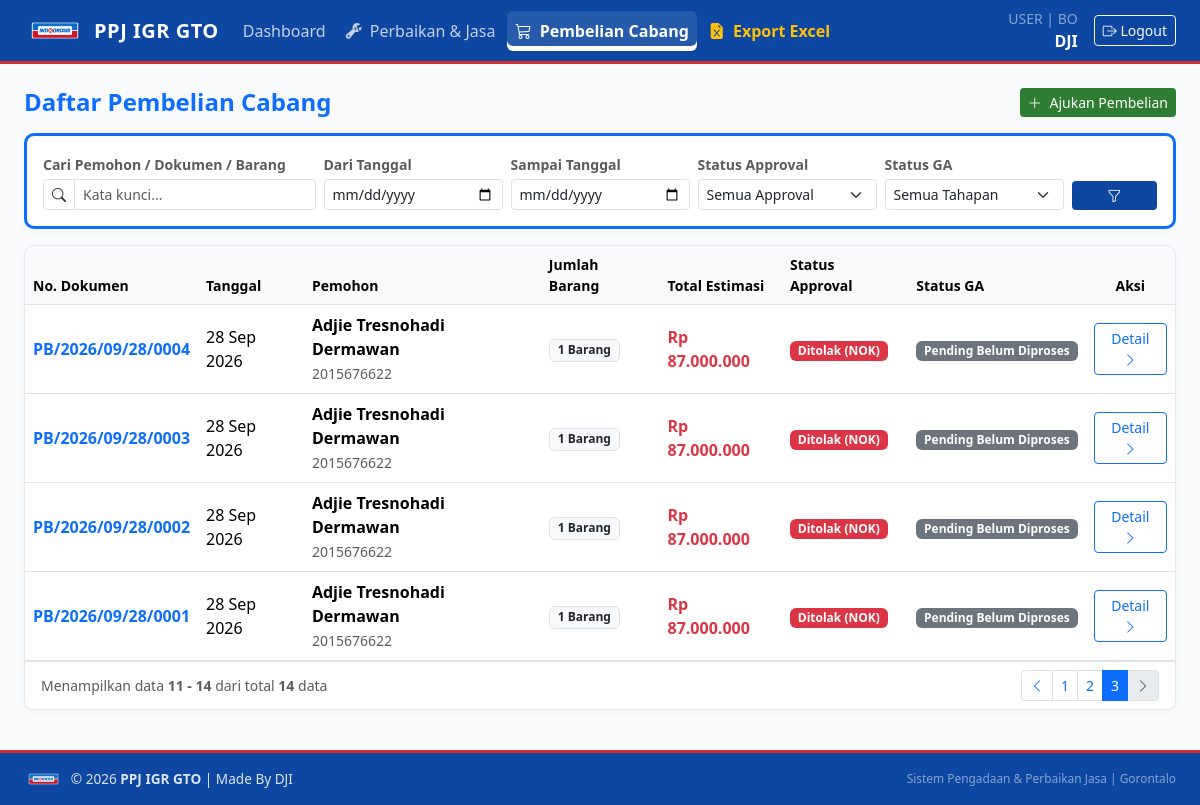
Screenshot of /pembelian/?page=3&q=&status=&tahapan=&tgl_mulai=&tgl_selesai= (signed in) with the database file from the repository.
### core/models.py (models this page shows, shortened)
class UserProfile(models.Model):
    ROLE_CHOICES = [
        ('USER', 'User Divisi'),
        ('GA', 'General Affair (GA)'),
        ('SAM', 'SAM'),
        ('SM', 'Store Manager (SM)'),
        ('TEKNISI', 'Teknisi'),
    ]
    DIVISI_CHOICES = [
        ('SM', 'SM'),
        ('BO', 'BO'),
        ('MS', 'MS'),
        ('FOOD', 'FOOD'),
        ('NON FOOD', 'NON FOOD'),
        ('PERISH', 'PERISH'),
        ('LOG 1', 'LOG 1'),
        ('LOG 2', 'LOG 2'),
        ('GA', 'GA'),
        ('TEKNISI', 'TEKNISI'),
    ]
    user = models.OneToOneField(User, on_delete=models.CASCADE, related_name='profile')
    nik = models.CharField(max_length=30, blank=True)
    nomor_hp = models.CharField(max_length=20, blank=True, null=True, verbose_name="Nomor HP/WhatsApp")
    role = models.CharField(max_length=20, choices=ROLE_CHOICES, default='USER')
    divisi = models.CharField(max_length=20, choices=DIVISI_CHOICES, default='BO')

class PembelianCabang(models.Model):
    STATUS_APPROVAL_CHOICES = [
        ('WAITING_SAM', 'Menunggu Approval SAM'),
        ('WAITING_SM', 'Menunggu Approval SM'),
        ('APPROVED_TO_GA', 'Disetujui (Diteruskan ke GA)'),
        ('REJECTED_SAM', 'Ditolak SAM (NOK)'),
        ('REJECTED_SM', 'Ditolak SM (NOK)'),
    ]
    TAHAPAN_GA_CHOICES = [
        ('PENDING', 'Pending Belum Diproses'),
        ('SEARCH', 'Dicari Toko / Vendor'),
        ('BOUGHT', 'Dibeli'),
        ('SHIPPED', 'Dikirim'),
        ('ARRIVED', 'Tiba'),
        ('HANDOVER', 'Handover (Selesai/Diserahkan)'),
    ]
    no_dokumen = models.CharField(max_length=50, unique=True, blank=True, null=True)
    user = models.ForeignKey(User, on_delete=models.CASCADE, related_name='pembelian_requests')
    nik = models.CharField(max_length=50)
    nama = models.CharField(max_length=150)
    tanggal = models.DateField(auto_now_add=True)
    keterangan_sam = models.TextField(blank=True, null=True)
    is_approved_sam = models.BooleanField(null=True, blank=True)
    keterangan_sm = models.TextField(blank=True, null=True)
    is_approved_sm = models.BooleanField(null=True, blank=True)
    status_approval = models.CharField(
        max_length=30, choices=STATUS_APPROVAL_CHOICES, default='WAITING_SAM'
    )
    tahapan_ga = models.CharField(
        max_length=20, choices=TAHAPAN_GA_CHOICES, default='PENDING'
    )
    nomor_invoice = models.CharField(max_length=100, blank=True, null=True)
    upload_invoice = models.FileField(upload_to='pembelian/invoice/', blank=True, null=True)
    created_at = models.DateTimeField(auto_now_add=True)
    updated_at = models.DateTimeField(auto_now=True)
    @property
    def total_estimasi(self):
        return sum(item.estimasi_harga for item in self.items.all() if item.estimasi_harga)
    @property
    def total_item(self):
        return self.items.count()

class ItemPembelianCabang(models.Model):
    pembelian = models.ForeignKey(PembelianCabang, on_delete=models.CASCADE, related_name='items')
    nama_barang = models.CharField(max_length=255)
    deskripsi_fungsi_peruntukan = models.TextField()
    estimasi_harga = models.DecimalField(max_digits=12, decimal_places=2, default=0)
    referensi = models.CharField(max_length=255, blank=True, help_text="Link atau info toko")
    upload_foto = models.ImageField(upload_to='pembelian/referensi/', blank=True, null=True)

### core/views.py (the view, shortened to what this page needs)
# urls.py: path('pembelian/', views.pembelian_list, name='pembelian_list'),
@login_required
def pembelian_list(request):
    profile, _ = UserProfile.objects.get_or_create(user=request.user)
    if profile.role in ['USER', 'TEKNISI'] and not request.user.is_superuser:
        qs = PembelianCabang.objects.filter(user=request.user)
    else:
        qs = PembelianCabang.objects.all()
    search_query = request.GET.get('q', '').strip()
    status_filter = request.GET.get('status', '').strip()
    tahapan_filter = request.GET.get('tahapan', '').strip()
    tgl_mulai = request.GET.get('tgl_mulai', '').strip()
    tgl_selesai = request.GET.get('tgl_selesai', '').strip()
    if status_filter:
        qs = qs.filter(status_approval=status_filter)
    if tahapan_filter:
        qs = qs.filter(tahapan_ga=tahapan_filter)
    if tgl_mulai:
        qs = qs.filter(tanggal__gte=tgl_mulai)
    if tgl_selesai:
        qs = qs.filter(tanggal__lte=tgl_selesai)
    qs = qs.order_by('-created_at')
    paginator = Paginator(qs, 5)
    page_number = request.GET.get('page')
    page_obj = paginator.get_page(page_number)
    return render(request, 'core/pembelian_list.html', {
        'items': page_obj,
        'profile': profile,
        'search_query': search_query,
        'status_filter': status_filter,
        'tahapan_filter': tahapan_filter,
        'tgl_mulai': tgl_mulai,
        'tgl_selesai': tgl_selesai,
        'status_choices': PembelianCabang.STATUS_APPROVAL_CHOICES,
        'tahapan_choices': PembelianCabang.TAHAPAN_GA_CHOICES,
    })

### core/templates/core/pembelian_list.html (shortened to what this page needs)
{% extends 'core/base.html' %}
{% load accounting_tags %}
{% block content %}
<div class="d-flex justify-content-between align-items-center mb-3">
    <h4 class="fw-bold mb-0 text-primary">Daftar Pembelian Cabang</h4>
    <a href="{% url 'core:pembelian_create' %}" class="btn btn-sm btn-app-green">
        <i class="bi bi-plus-lg me-1"></i> Ajukan Pembelian
    </a>
</div>
<div class="card card-custom p-3 mb-3 border-start border-3 border-primary">
    <form method="get" class="row g-2 align-items-end">
        <div class="col-12 col-md-3">
            <label class="form-label small fw-semibold text-muted mb-1">Cari Pemohon / Dokumen / Barang</label>
            <div class="input-group input-group-sm">
                <span class="input-group-text bg-white"><i class="bi bi-search"></i></span>
                <input type="text" name="q" value="{{ search_query }}" class="form-control" placeholder="Kata kunci...">
            </div>
        </div>
        <div class="col-6 col-md-2">
            <label class="form-label small fw-semibold text-muted mb-1">Dari Tanggal</label>
            <input type="date" name="tgl_mulai" value="{{ tgl_mulai }}" class="form-control form-control-sm">
        </div>
        <div class="col-6 col-md-2">
            <label class="form-label small fw-semibold text-muted mb-1">Sampai Tanggal</label>
            <input type="date" name="tgl_selesai" value="{{ tgl_selesai }}" class="form-control form-control-sm">
        </div>
        <div class="col-6 col-md-2">
            <label class="form-label small fw-semibold text-muted mb-1">Status Approval</label>
            <select name="status" class="form-select form-select-sm">
                <option value="">Semua Approval</option>
            </select>
        </div>
        <div class="col-6 col-md-2">
            <label class="form-label small fw-semibold text-muted mb-1">Status GA</label>
            <select name="tahapan" class="form-select form-select-sm">
                <option value="">Semua Tahapan</option>
            </select>
        </div>
        <div class="col-12 col-md-1 d-flex gap-1">
            <button type="submit" class="btn btn-sm btn-app-blue w-100" title="Terapkan Filter">
                <i class="bi bi-funnel"></i>
            </button>
        </div>
    </form>
</div>
<div class="card card-custom p-0 overflow-hidden mb-3">
    <div class="table-responsive">
        <table class="table table-hover align-middle mb-0">
            <thead class="table-light border-bottom">
                <tr class="small text-muted">
                    <th>No. Dokumen</th>
                    <th>Tanggal</th>
                    <th>Pemohon</th>
                    <th>Jumlah Barang</th>
                    <th>Total Estimasi</th>
                    <th>Status Approval</th>
                    <th>Status GA</th>
                    <th class="text-center">Aksi</th>
                </tr>
            </thead>
            <tbody>
                {% for item in items %}
                <tr>
                    <td class="fw-bold text-primary">{{ item.no_dokumen|default:item.id }}</td>
                    <td>{{ item.tanggal|date:"d M Y" }}</td>
                    <td>
                        <div class="fw-semibold">{{ item.nama }}</div>
                        <small class="text-muted">{{ item.nik }}</small>
                    </td>
                    <td>
                        <span class="badge bg-light text-dark border">{{ item.total_item }} Barang</span>
                    </td>
                    <td><strong class="text-danger">{{ item.total_estimasi|rupiah }}</strong></td>
                    <td>
                        {% if item.status_approval == 'WAITING_SAM' %}
                            <span class="badge bg-warning text-dark">Review SAM</span>
                        {% elif item.status_approval == 'WAITING_SM' %}
                            <span class="badge bg-info text-dark">Review SM</span>
                        {% elif item.status_approval == 'APPROVED_TO_GA' %}
                            <span class="badge bg-success">Disetujui</span>
                        {% else %}
                            <span class="badge bg-danger">Ditolak (NOK)</span>
                        {% endif %}
                    </td>
                    <td>
                        <span class="badge {% if item.tahapan_ga == 'HANDOVER' %}bg-success{% elif item.tahapan_ga == 'PENDING' %}bg-secondary{% else %}bg-primary{% endif %}">
                            {{ item.get_tahapan_ga_display }}
                        </span>
                    </td>
                    <td class="text-center">
                        <a href="{% url 'core:pembelian_detail' item.no_dokumen|default:item.id %}" class="btn btn-sm btn-outline-primary">
                            Detail <i class="bi bi-chevron-right"></i>
                        </a>
                    </td>
                </tr>
                {% empty %}
                <tr>
                    <td colspan="8" class="text-center py-4 text-muted">Belum ada pengajuan pembelian cabang yang sesuai filter.</td>
                </tr>
                {% endfor %}
            </tbody>
        </table>
    </div>
    {% if items.has_other_pages %}
    <div class="card-footer bg-white border-top py-2 d-flex flex-column flex-md-row justify-content-between align-items-center gap-2">
        <small class="text-muted">
            Menampilkan data <strong>{{ items.start_index }} - {{ items.end_index }}</strong> dari total <strong>{{ items.paginator.count }}</strong> data
        </small>
        <nav aria-label="Navigasi Halaman">
            <ul class="pagination pagination-sm mb-0">
                {% if items.has_previous %}
                    <li class="page-item">
                        <a class="page-link" href="?page={{ items.previous_page_number }}&q={{ search_query }}&status={{ status_filter }}&tahapan={{ tahapan_filter }}&tgl_mulai={{ tgl_mulai }}&tgl_selesai={{ tgl_selesai }}">
                            <i class="bi bi-chevron-left"></i>
                        </a>
                    </li>
                {% else %}
                    <li class="page-item disabled"><span class="page-link"><i class="bi bi-chevron-left"></i></span></li>
                {% endif %}
                {% for num in items.paginator.page_range %}
                    {% if items.number == num %}
                        <li class="page-item active"><span class="page-link">{{ num }}</span></li>
                    {% elif num > items.number|add:'-3' and num < items.number|add:'3' %}
                        <li class="page-item">
                            <a class="page-link" href="?page={{ num }}&q={{ search_query }}&status={{ status_filter }}&tahapan={{ tahapan_filter }}&tgl_mulai={{ tgl_mulai }}&tgl_selesai={{ tgl_selesai }}">{{ num }}</a>
                        </li>
                    {% endif %}
                {% endfor %}
                {% if items.has_next %}
                    <li class="page-item">
                        <a class="page-link" href="?page={{ items.next_page_number }}&q={{ search_query }}&status={{ status_filter }}&tahapan={{ tahapan_filter }}&tgl_mulai={{ tgl_mulai }}&tgl_selesai={{ tgl_selesai }}">
                            <i class="bi bi-chevron-right"></i>
                        </a>
                    </li>
                {% else %}
                    <li class="page-item disabled"><span class="page-link"><i class="bi bi-chevron-right"></i></span></li>
                {% endif %}
            </ul>
        </nav>
    </div>
    {% endif %}
</div>
{% endblock %}

### core/templates/core/base.html (shortened to what this page needs)
{% load static %}
<!DOCTYPE html>
<html lang="id">
<head>
    <link href="https://cdn.jsdelivr.net/npm/bootstrap@5.3.3/dist/css/bootstrap.min.css" rel="stylesheet">
    <link rel="stylesheet" href="https://cdn.jsdelivr.net/npm/bootstrap-icons@1.11.3/font/bootstrap-icons.min.css">
</head>
<body>
    <nav class="navbar navbar-expand-lg navbar-dark navbar-custom sticky-top">
        <div class="container-fluid px-3 px-lg-4">
            <a class="navbar-brand d-flex align-items-center" href="{% url 'core:dashboard' %}">
                <img src="{% static 'img/logo.png' %}" alt="Logo" class="me-2" style="height: 32px; width: auto; object-fit: contain;">
                <span>PPJ IGR GTO</span>
            </a>
            {% if request.user.is_authenticated %}
            <div class="collapse navbar-collapse" id="navMenu">
                <ul class="navbar-nav me-auto mb-2 mb-lg-0 gap-lg-1">
                    <li class="nav-item">
                        <a class="nav-link {% if request.resolver_match.url_name == 'dashboard' %}active{% endif %}"
                           href="{% url 'core:dashboard' %}">
                             Dashboard
                        </a>
                    </li>
                    <li class="nav-item">
                        <a class="nav-link {% if 'perbaikan' in request.resolver_match.url_name %}active{% endif %}"
                           href="{% url 'core:perbaikan_list' %}">
                            <i class="bi bi-wrench-adjustable me-1"></i> Perbaikan & Jasa
                        </a>
                    </li>
                    <li class="nav-item">
                        <a class="nav-link {% if 'pembelian' in request.resolver_match.url_name %}active{% endif %}"
                           href="{% url 'core:pembelian_list' %}">
                            <i class="bi bi-cart3 me-1"></i> Pembelian Cabang
                        </a>
                    </li>
                    {% if request.user.profile.role == 'GA' or request.user.is_superuser %}
                    <li class="nav-item">
                         <a class="nav-link text-warning fw-semibold" href="{% url 'core:export_laporan_excel' %}">
                            <i class="bi bi-file-earmark-excel-fill me-1"></i> Export Excel
                        </a>
                    </li>
                    {% endif %}
                </ul>
                <div class="d-flex align-items-center text-white mt-2 mt-lg-0">
                    <div class="me-3 text-end d-none d-lg-block">
                        <small class="d-block text-white-50">{{ request.user.profile.role }} | {{ request.user.profile.divisi }}</small>
                        <span class="fw-semibold">{{ request.user.username }}</span>
                    </div>
                    <a href="{% url 'core:logout' %}" class="btn btn-sm btn-outline-light"><i class="bi bi-box-arrow-right"></i> Logout</a>
                </div>
            </div>
            {% endif %}
        </div>
    </nav>
    <div class="toast-container position-fixed top-0 end-0 p-3" style="z-index: 1090;">
    </div>
    <main class="main-wrapper">
        <div class="container-fluid px-3 px-lg-4 py-3 py-lg-4">
            {% block content %}{% endblock %}
        </div>
    </main>
    <footer class="footer-custom py-3 mt-auto">
        <div class="container-fluid px-3 px-lg-4">
            <div class="d-flex flex-column flex-md-row justify-content-between align-items-center gap-2">
                <div class="d-flex align-items-center">
                    <img src="{% static 'img/logo.png' %}" alt="Logo" class="me-2" style="height: 20px; width: auto; object-fit: contain;">
                    <span>&copy; {% now "Y" %} <strong>PPJ IGR GTO</strong> | Made By DJI</span>
                </div>
                <div class="small text-white-50">
                    Sistem Pengadaan & Perbaikan Jasa | Gorontalo
                </div>
            </div>
        </div>
    </footer>
</body>
</html>

### rows the page displays
PembelianCabang: no_dokumen "PB/2026/09/28/0004", tanggal "28 Sep 2026", nama "Adjie Tresnohadi Dermawan", nik "2015676622", total_item "1", total_estimasi|rupiah "Rp 87.000.000", status_approval "Ditolak (NOK)", tahapan_ga "Pending Belum Diproses"
PembelianCabang: no_dokumen "PB/2026/09/28/0003", tanggal "28 Sep 2026", nama "Adjie Tresnohadi Dermawan", nik "2015676622", total_item "1", total_estimasi|rupiah "Rp 87.000.000", status_approval "Ditolak (NOK)", tahapan_ga "Pending Belum Diproses"
PembelianCabang: no_dokumen "PB/2026/09/28/0002", tanggal "28 Sep 2026", nama "Adjie Tresnohadi Dermawan", nik "2015676622", total_item "1", total_estimasi|rupiah "Rp 87.000.000", status_approval "Ditolak (NOK)", tahapan_ga "Pending Belum Diproses"
PembelianCabang: no_dokumen "PB/2026/09/28/0001", tanggal "28 Sep 2026", nama "Adjie Tresnohadi Dermawan", nik "2015676622", total_item "1", total_estimasi|rupiah "Rp 87.000.000", status_approval "Ditolak (NOK)", tahapan_ga "Pending Belum Diproses"

### other values shown
{{ request.user.profile.role }} "USER"
{{ request.user.profile.divisi }} "BO"
{{ request.user.username }} "DJI"
{{ items.start_index }} "11"
{{ items.end_index }} "14"
{{ items.paginator.count }} "14"
{{ num }} "1" "2"
{{ num }} "3"
